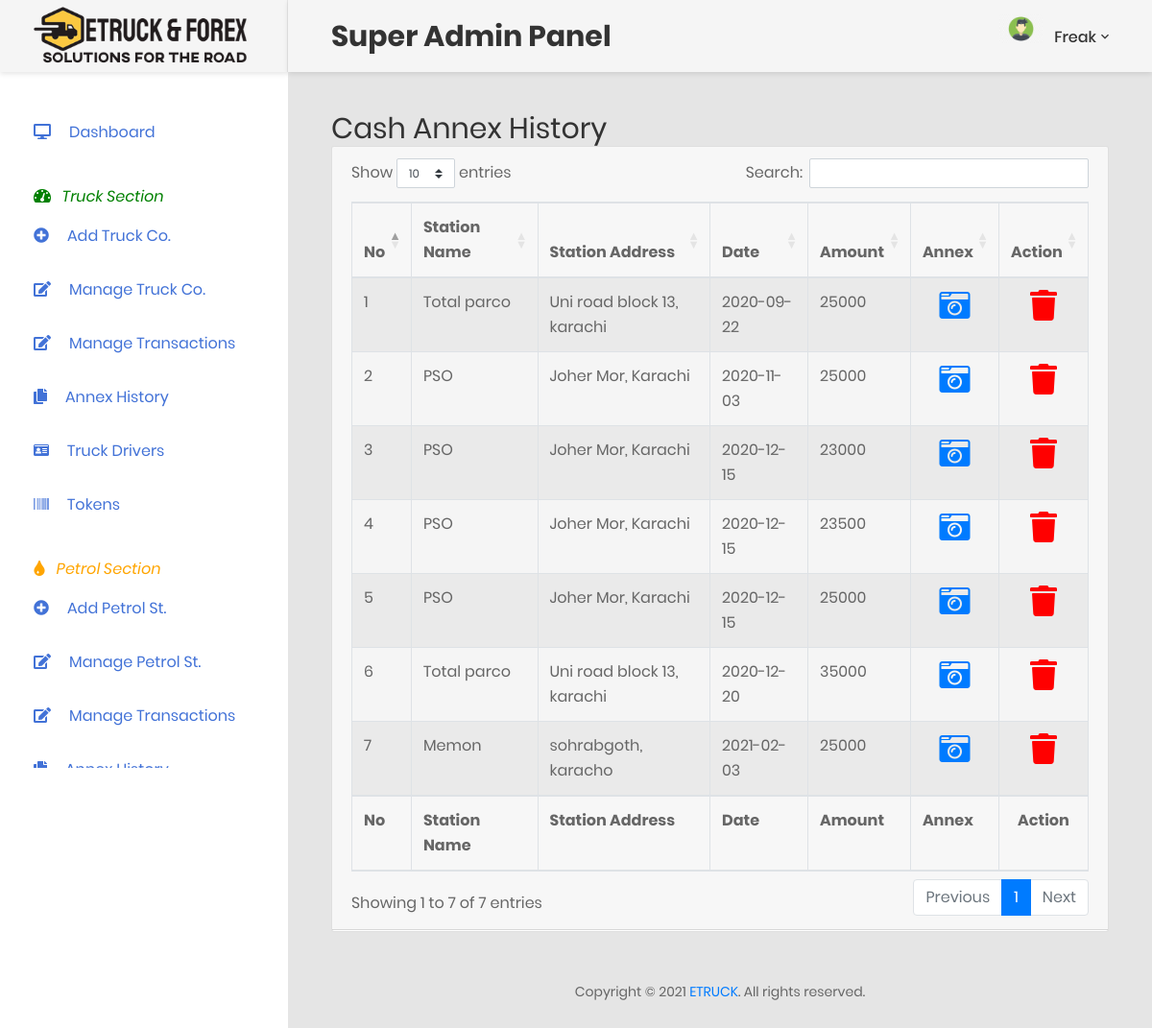
/super-admin/superadmin-cashannexhistory.php (signed in), run on the app's committed database.
### tables this page shows
CREATE TABLE `petrol_stations` (
  `Id` int(11) NOT NULL,
  `P_Name` varchar(45) NOT NULL,
  `P_Address` varchar(60) NOT NULL,
  `Owner_Id` varchar(55) NOT NULL,
  `Owner_Name` varchar(45) NOT NULL,
  `Owner_Contact` bigint(20) NOT NULL,
  `P_Litre_Capital` decimal(10,0) NOT NULL,
  `P_Cash_Capital` decimal(10,0) NOT NULL,
  `P_Fuel_Price` decimal(10,0) NOT NULL,
  `P_New_Fuel_Price` decimal(10,0) DEFAULT NULL
);

CREATE TABLE `ps_transaction_annex_cash` (
  `Id` int(11) NOT NULL,
  `Ps_Id` int(11) NOT NULL,
  `Date` date NOT NULL,
  `Amount` double NOT NULL,
  `Annex` varchar(155) NOT NULL
);

### scripts/super-admin-assets.php (called while the page is built, shortened)
<?php
    include('db-connection.php');
    $reg1 = new user();
    $query_cashannex  = "SELECT petrol_stations.P_Name, petrol_stations.P_Address, ps_transaction_annex_cash.Id, ps_transaction_annex_cash.Date, ps_transaction_annex_cash.Amount, ps_transaction_annex_cash.Annex FROM petrol_stations, ps_transaction_annex_cash WHERE petrol_stations.Id = ps_transaction_annex_cash.Ps_Id ORDER BY ps_transaction_annex_cash.Id ";
    $result_cashannex = mysqli_query($reg1->con, $query_cashannex);
?>

### scripts/db-connection.php (called while the page is built, shortened)
<?PHP
	class user{
		public $localhost = "localhost";
		public $username = "root";
		public $password = "";
		public $database = "etruck";
		function __construct()
		{
			$this->con = mysqli_connect($this->localhost, $this->username, $this->password, $this->database);
		}
	}
?>

### super-admin/superadmin-cashannexhistory.php (the view, shortened to what this page needs)
<?php
include('superadmin-headertemplate.php');
?>
                <div class="section__content section__content--p30">
                    <div class="container-fluid">
                        <div class="row">
                            <div class="col-md-12">
                                <div class="overview-wrap">
                                    <h2 class="title-1">Cash Annex History</h2>
                                </div>
                            </div>
                        </div>
                        <div class="row">
                            <div class="col-md-12">
                                 <div class="card">
                                    <div class="card-header">
                                      <table id="example" class="table table-striped table-bordered" style="width:100%">
                        <thead>
                            <tr>
                                <th>No</th>
                                <th>Station Name</th>
                                <th>Station Address</th>
                                <th>Date</th>
                                <th>Amount</th>
                                <th>Annex</th>
                                <th style="text-align: center;">Action</th>
                            </tr>
                        </thead>
                        <tbody>
                                <?php
                                $count = 1;
                                foreach ($result_cashannex as $rca) {
                                 ?>
                                <tr>
                                <td><?php echo $count; ?></td>
                                <td><?php echo $rca['P_Name']; ?></td>
                                <td><?php echo $rca['P_Address']; ?></td>
                                <td><?php echo $rca['Date']; ?></td>
                                <td><?php echo $rca['Amount']; ?></td>
                                <td>
                                    <center>
                                    <div class="thumbnail">
                                      <a href="petrolstation-cash_annex_transactions/<?php echo $rca['Annex']; ?>" target="_blank">
                                        <i class="fa fa-camera-retro fa-2x" aria-hidden="true"></i>
                                      </a>
                                    </div>
                                    </center>
                                </td>
                                <td style="text-align: center;">
    <a href="../scripts/delete-scripts?id=<?php echo $rca['Id']; ?>&action=dlt_cashannexhistory&img=<?php echo $rca['Annex']; ?>">
                                <i class="fa fa-trash fa-2x" style="color: red"></i></a></td>
                                </tr>
                                <?php $count++; } ?>
                        </tbody>
                        <tfoot>
                            <tr>
                                <th>No</th>
                                <th>Station Name</th>
                                <th>Station Address</th>
                                <th>Date</th>
                                <th>Amount</th>
                                <th>Annex</th>
                                <th style="text-align: center;">Action</th>
                            </tr>
                        </tfoot>
                    </table>
                                    </div>
                                    <div class="col-lg-9">
                            </div>
                                    </div>
                                </div>
                            </div>
                        </div>
<?php
include('superadmin-footertemplate.php');
?>

### data on the page
petrol_stations: P_Name "Total parco", P_Address "Uni road block 13, karachi", ps_transaction_annex_cash.Date "2020-09-22", ps_transaction_annex_cash.Amount "25000", ps_transaction_annex_cash.Date "2020-12-20", ps_transaction_annex_cash.Amount "35000"
petrol_stations: P_Name "PSO", P_Address "Joher Mor, Karachi", ps_transaction_annex_cash.Date "2020-11-03", ps_transaction_annex_cash.Amount "25000", ps_transaction_annex_cash.Date "2020-12-15", ps_transaction_annex_cash.Amount "23000", ps_transaction_annex_cash.Amount "23500"
petrol_stations: P_Name "Memon", P_Address "sohrabgoth, karacho", ps_transaction_annex_cash.Date "2021-02-03", ps_transaction_annex_cash.Amount "25000"

### other printed values
$_SESSION['username'] "Freak"
